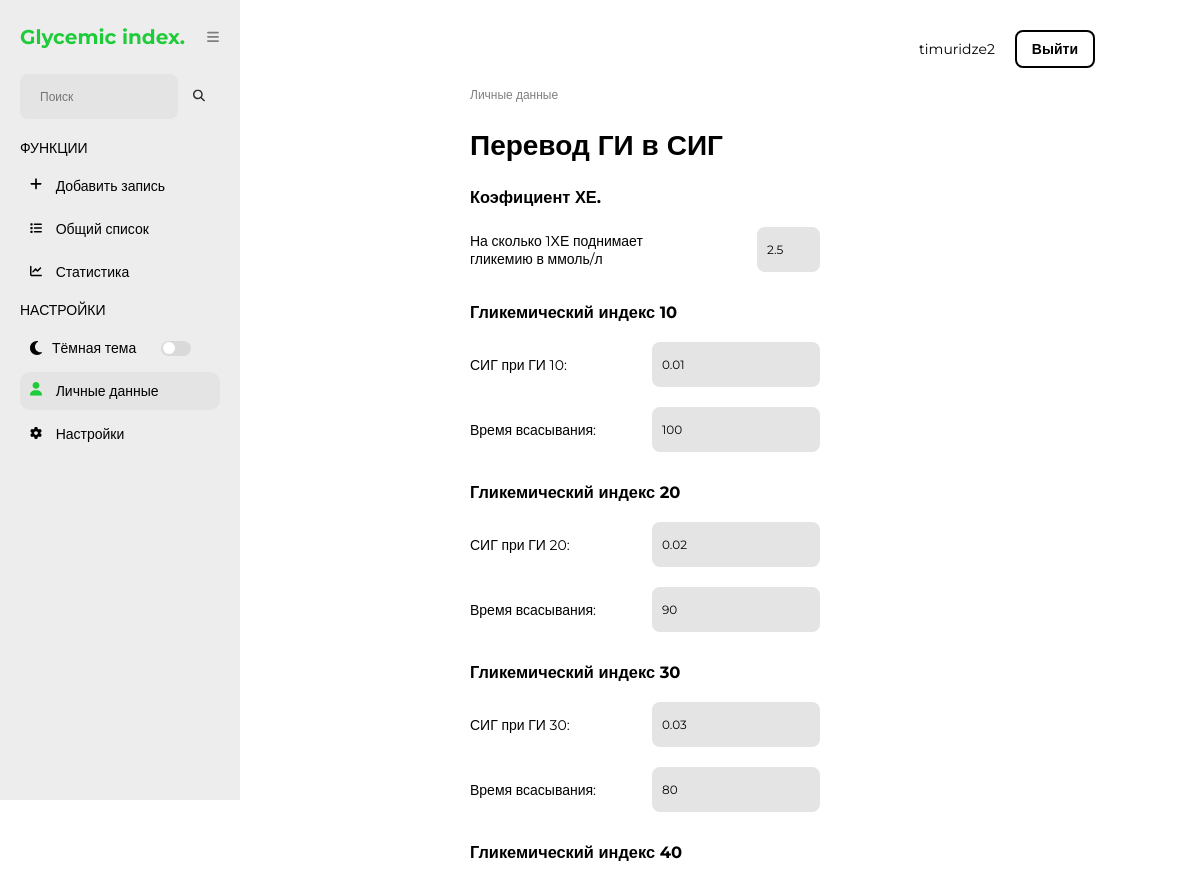
Page /gi-webapp/personal_data/ (signed in, upper part) on the earlier database version.
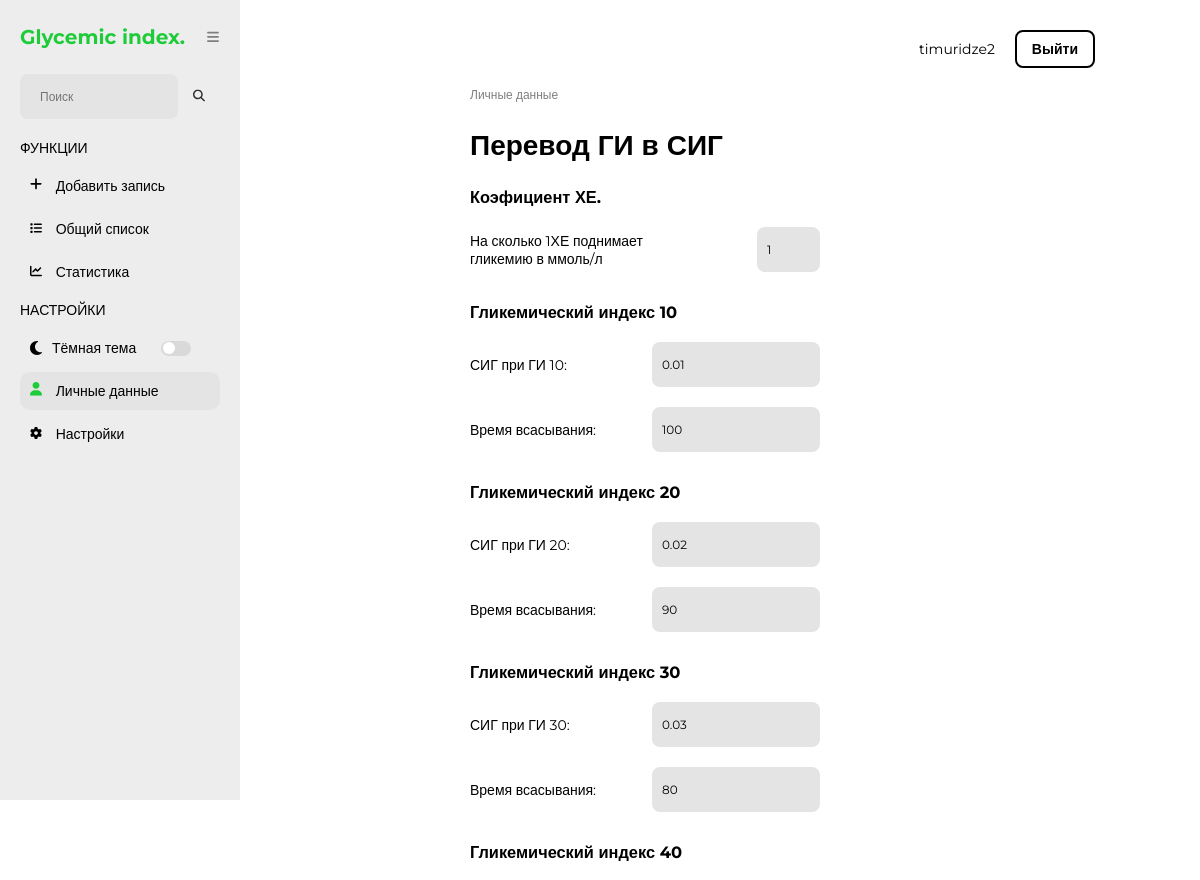
Same page on the later database version.
### glycemic_index_app/models.py (models this page shows, shortened)
class CustomUser(AbstractUser):
    rcg = models.TextField(blank=True, default='0.01|0.02|0.03|0.04|0.05|0.06|0.07|0.08|0.09|0.1')
    absorption_time = models.TextField(blank=True, default='100|90|80|70|60|50|40|30|20|10')
    bu_index = models.TextField(blank=True, default='2.5')

### glycemic_index_app/views.py (the view)
# urls.py: path('personal_data/', personal_data, name='personal_data'),
@login_required(login_url='glycemic_index_app:login')
def personal_data(request):
    user = request.user
    rcg = user.rcg.split("|")
    abcTime = user.absorption_time.split("|")
    combined_array = list(zip(rcg, abcTime))
    if request.method == 'POST':
        user_form = UserEditingForm(request.POST, instance=user)
        if user_form.is_valid():
            user_form.save()
            return redirect('glycemic_index_app:main')
    else:
        user_form = UserEditingForm(instance=user)
    context = {'title': 'Личные данные', 'name': 'personal_data', 'form': user_form, 'rcgTimeIn': combined_array}
    return render(request, 'glycemic_index_app/components/personal_data.html', context=context)

### glycemic_index_app/forms.py
class UserEditingForm(forms.ModelForm):
    class Meta:
        model = CustomUser
        fields = ['rcg', 'absorption_time', 'bu_index']
        widgets = {
            'bu_index': forms.TextInput(attrs={
                'id': 'bu-index',
                'placeholder': 'ммоль/л',
                'name': 'bu_index',
                'type': 'number',
                'required': '',
                'min': '0.1',
                'max': '5',
                'step': '0.001'
            }),
            'rcg': forms.HiddenInput(attrs={
                'id': 'general-rcg',
                'name': 'general-rcg',
                'required': '',
            }),
            'absorption_time': forms.HiddenInput(attrs={
                'id': 'general-timein',
                'name': 'general-timein',
                'required': '',
            }),
        }

### glycemic_index_app/templatetags/custom_filters.py (called while the page is built)
@register.filter(name='multiply')
def multiply(value, arg):
    return value * arg

### glycemic_index_app/templatetags/sidebar_active.py (called while the page is built)
@register.simple_tag
def is_active(name, current_name):
    return 'active' if name == current_name else ''

### glycemic_index_app/templates/glycemic_index_app/components/personal_data.html (shortened to what this page needs)
{% extends '../base.html' %}
{% load static %}
{% load custom_filters %}
{% block link %}
<link rel="stylesheet" href="{% static 'glycemic_index_app/css/personalData.css' %}">
{% endblock %}
{% block main %}
<div class="main-inner">
    <div class="main-wrapper">
        <span class="main-title">Личные данные</span>
        <h1 class="main-inner-title">Перевод ГИ в СИГ</h1>
        <form class="personal-data-form" method="post" id="personal-data-form">
            <h3>Коэфициент ХЕ.</h3>
            <div class="form-input">
                <p class="form-title">На сколько 1ХЕ поднимает гликемию в ммоль/л</p>
                {{ form.bu_index }}
            </div>
            {% for i in rcgTimeIn %}
            <div class="form-item">
                <h3>Гликемический индекс {{ forloop.counter|multiply:10 }}</h3>
                <div class="form-input">
                    <span class="form-title">СИГ при ГИ {{ forloop.counter|multiply:10 }}:</span>
                    <input class="glycemic-index-input" type="text" placeholder="ммоль/л/мин" id="gi-10"
                        value="{{ i.0 }}">
                </div>
                <div class="form-input">
                    <span class="form-title">Время всасывания:</span>
                    <input class="time-in-input" type="text" placeholder="минуты" id="time_in_10" value="{{ i.1 }}">
                </div>
            </div>
            {% endfor %}
        </form>
    </div>
</div>
{% endblock %}

### glycemic_index_app/templates/glycemic_index_app/base.html (shortened to what this page needs)
{% load static %}
{% load sidebar_active %}
<!DOCTYPE html>
<html lang="en">
<head>
    <link rel="stylesheet" href="{% static 'glycemic_index_app/css/default.css' %}">
    {% block link %}
    {% endblock %}
</head>
<body>
    <header class="header">
        <div class="header-countainer">
            <div class="header-inner">
                {% if user.is_authenticated %}
                    <span class="header-name">{{ user.username }}</span>
                    <a href="{% url 'glycemic_index_app:logout' %}" class="account_button">Выйти</a>
                {% else %}
                <a href="{% url 'glycemic_index_app:signup' %}" class="account_button">Создать аккаунт</a>
                    <a href="{% url 'glycemic_index_app:login' %}" class="account_button login">Войти</a>
                {% endif %}
            </div>
        </div>
    </header>
    <section class="sidebar" id="sidebar">
        <div class="logo-wrapper">
            <a href="{% url 'glycemic_index_app:main' %}" class="logo">Glycemic index.</a>
            <button class="menu-button">
            </button>
        </div>
        <form action="" class="search-bar-wrapper" method="GET">
            <div class="input-wrapper">
                <input type="text" name="q" class="search-bar" placeholder="Поиск">
                <button class="search-button" type="submit">
                </button>
            </div>
        </form>
        <div class="funcs">
            <span class="side-title">Функции</span>
            <ul>
                <li class="side-item {% is_active 'add' name %}">
                    <a href="{% url 'glycemic_index_app:add' %}" class="side-item-text">
                        <span>Добавить запись</span>
                    </a>
                </li>
                <li class="side-item {% is_active 'main' name %}">
                    <a href="{% url 'glycemic_index_app:main' %}" class="side-item-text">
                        <span>Общий список</span>
                    </a>
                </li>
                <li class="side-item {% is_active 'stat' name %}">
                    <a href="{% url 'glycemic_index_app:stat' %}" class="side-item-text">
                        <span>Статистика</span>
                    </a>
                </li>
            </ul>
        </div>
        <div class="sets">
            <span class="side-title">Настройки</span>
            <ul>
                <li class="side-item theme">
                    <span>Тёмная тема</span>
                    <label for="theme" class="theme-button"></label>
                </li>
                <li class="side-item {% is_active 'personal_data' name %}">
                    <a href="{% url 'glycemic_index_app:personal_data' %}" class="side-item-text">
                        <span>Личные данные</span>
                    </a>
                </li>
                <li class="side-item {% is_active 'settings' name %}">
                    <a href="{% url 'glycemic_index_app:setts' %}" class="side-item-text">
                        <span>Настройки</span>
                    </a>
                </li>
            </ul>
        </div>
    </section>
    <main class="main">
        {% block main %}
        {% endblock %}
    </main>
</body>
</html>

### glycemic_index_app/static/glycemic_index_app/css/default.css (style rules this page uses)
html { box-sizing: border-box; }
* { margin: 0; padding: 0; box-sizing: border-box; font-family: "Montserrat", sans-serif; }
:root { --color-primary: #1ECB39; --color-body: #ffff; --color-input: #E4E4E4; --color-text: #000000; --color-button: #000000; --color-toggle: #FFFFFF; --color-menu: #7E7E7E; --color-bg-50: #EDEDED; --color-bg-100: #EDEDED; --color-bg-200: #D9D9D9; --color-bg-300: #E1E1E1; --color-bg-400: #BCBCBC; --color-bg-500: #222222; --sidebar-width: 240px; }
li { list-style-type: none; }
ul { margin-left: 0; padding-left: 0; }
body { color: var(--color-text); height: 100vh; display: grid; grid-template-columns: var(--sidebar-width) 1fr; grid-template-rows: 85px 1fr; grid-template-areas: 'side header' 'side main'; font-size: 14px; background-color: var(--color-body); }
a { text-decoration: none; color: var(--color-text); }
button { color: var(--color-text); font-weight: bold; border: 2px solid var(--color-button); border-radius: 8px; background: transparent; padding: 8px 15px; cursor: pointer; transition: all linear .1s; }
.header { grid-column: 2 / 3; grid-row: 1 / 2; grid-area: header; }
.account_button { display: block; color: var(--color-text); font-weight: bold; border: 2px solid var(--color-button); border-radius: 8px; background: transparent; padding: 8px 15px; cursor: pointer; margin-right: 10px; transition: all linear .1s; }
.account_button:last-child { margin-right: 0; }
.header-countainer { padding: 0 105px; }
.header-inner { padding: 30px 0; display: flex; justify-content: end; align-items: center; }
.header-name { margin-right: 20px; }
input, textarea { color: var(--color-text); border: 0; border-radius: 8px; font-size: 12px; background-color: var(--color-input); outline: none; padding: 15px 10px; }
.sidebar { width: 240px; background-color: var(--color-bg-100); position: fixed; height: 100vh; grid-column: 1 / 2; grid-row: 1 / 3; grid-area: side; z-index: 1000; padding: 25px 20px; transition: all .2s linear; }
.input-wrapper { display: flex; justify-content: space-between; align-items: center; margin-top: 25px; }
.search-bar { width: 80%; background-color: var(--color-input); padding-right: 40px; padding-left: 20px; }
.search-button { border: 0; }
.menu-button { border: transparent; background-color: transparent; padding: 0; margin-left: 18px; }
.logo { font-size: 20px; color: var(--color-primary); font-weight: bold; }
.funcs { margin-top: 20px; }
.side-title { display: block; color: var(--color-text); text-transform: uppercase; margin: 10px 0; }
.side-item { color: var(--color-text); margin: 5px 0; display: flex; border-radius: 10px; transition: all .2s linear; }
.side-item.theme { padding: 10px 10px 10px 10px; }
.side-item-text { width: 100%; padding: 10px 10px 10px 10px; }
.side-item.active { background-color: var(--color-input); }
.side-item.active .side-icons, .side-item:hover .side-icons { fill: var(--color-primary) }
.side-item-text { transition: all linear 0.1s; }
.side-icons { fill: var(--color-text); margin-right: 10px; transition: all linear 0.1s; }
.side-item.theme { color: var(--color-text); display: flex; align-items: center; }
.theme-button { background-color: var(--color-bg-200); width: 30px; height: 15px; border-radius: 30px; cursor: pointer; position: relative; margin-left: 25px; transition: all linear .1s; }
.theme-button::before { position: absolute; content: ''; background-color: var(--color-toggle); width: 12px; height: 12px; border-radius: 15px; margin-left: 2px; margin-top: 1.5px; transition: all linear .1s; }
.main { grid-area: main; padding-bottom: 80px; }
.main-title { font-size: 12px; opacity: .5; }
.main-inner { max-width: 500px; margin: auto; }

### glycemic_index_app/static/glycemic_index_app/css/personalData.css (style rules this page uses)
.personal-data-form { max-width: 350px; }
.form-title { width: 200px; }
.main-inner-title { margin: 25px 0; }
.form-item { margin: 30px 0; }
.form-item input { margin-left: 30px; }
.form-input { margin: 20px 0; display: flex; justify-content: space-between; align-items: center; }

Differences in the rows shown:
changed CustomUser "timuridze2": bu_index "2.5" → "1"
